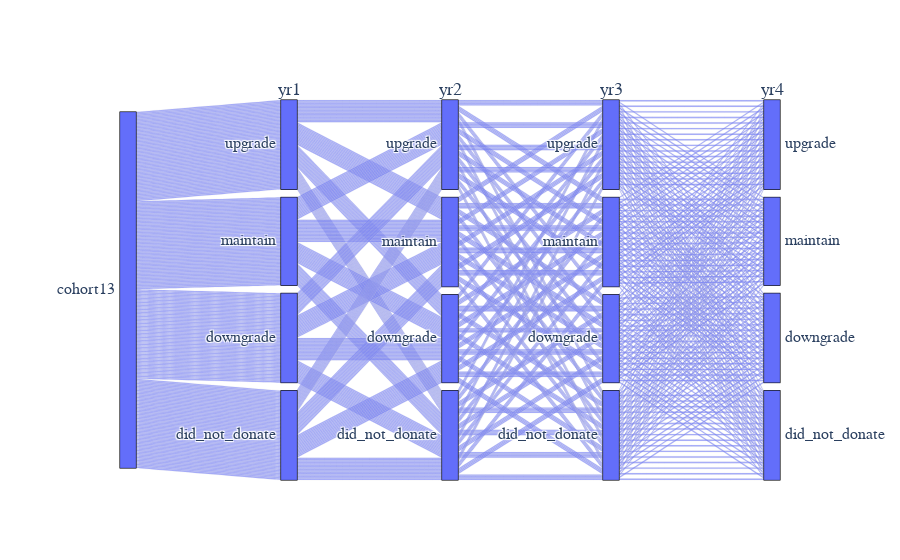

The cell this chart's notebook holds for it:
### Code cell
df=donations.query('cohort=="cohort13"').groupby(['cohort', 'yr1_behavior2', 'yr2_behavior2', 'yr3_behavior2', 'yr4_behavior2']).count().reset_index()
# Create dimensions
class_dim = go.parcats.Dimension(
    values=df.cohort,
    categoryorder='category ascending', label=""
)

gender_dim = go.parcats.Dimension(values=df.yr1_behavior2, categoryorder='category descending', label="yr1")

gender1_dim = go.parcats.Dimension(values=df.yr2_behavior2, categoryorder='category descending', label="yr2")

gender2_dim = go.parcats.Dimension(values=df.yr3_behavior2, categoryorder='category descending', label="yr3")

gender3_dim = go.parcats.Dimension(values=df.yr4_behavior2, categoryorder='category descending', label="yr4")


#survival_dim = go.parcats.Dimension(
  #  values=df.behavior_yr2, label="yr2", 
 #   #categoryarray=[0, 1],
  #  ticktext=['perished', 'survived'])

# Create parcats trace
#color = df.behavior_yr1;
#colorscale = [[0, 'lightsteelblue'], [1, 'mediumseagreen']];

fig = go.Figure(data = [go.Parcats(dimensions=[class_dim, gender_dim, gender1_dim, gender2_dim, gender3_dim],
 #       line={'color': color, 'colorscale': colorscale},
      #  hoveron='color', hoverinfo='count+probability',
        labelfont={'size': 18, 'family': 'Times'},
        tickfont={'size': 16, 'family': 'Times'},
        arrangement='freeform')])

fig.show()

### Figure 1 — Plotly figure (JSON) as saved in the notebook; plotly's stock layout.template omitted (floating-point values rounded to 4 significant figures; data arrays with more than 128 entries replaced by an {"elided": "..."} marker saying what was removed)
{"data": [{"arrangement": "freeform", "dimensions": [{"categoryorder": "category ascending", "label": "", "values": {"elided": "255 str values"}}, {"categoryorder": "category descending", "label": "yr1", "values": {"elided": "255 str values"}}, {"categoryorder": "category descending", "label": "yr2", "values": {"elided": "255 str values"}}, {"categoryorder": "category descending", "label": "yr3", "values": {"elided": "255 str values"}}, {"categoryorder": "category descending", "label": "yr4", "values": {"elided": "255 str values"}}], "labelfont": {"family": "Times", "size": 18}, "tickfont": {"family": "Times", "size": 16}, "type": "parcats"}], "layout": {}}
